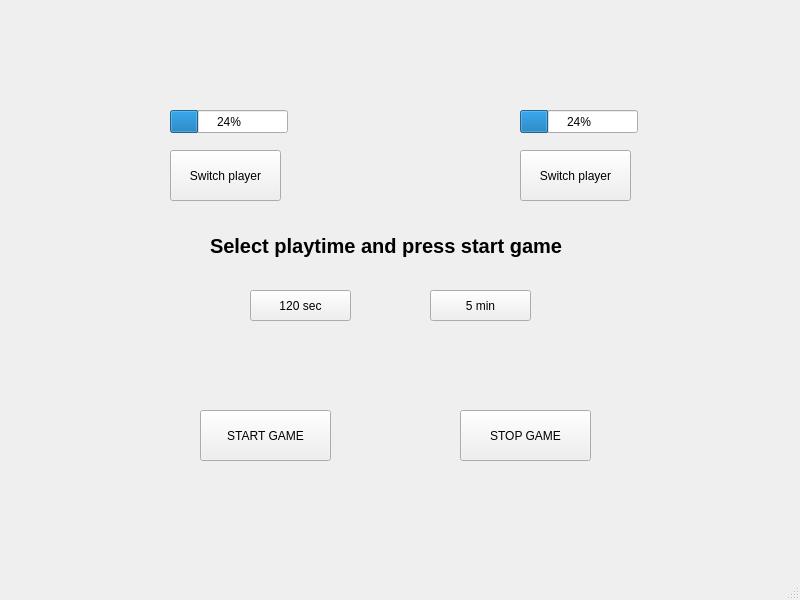
<?xml version="1.0" encoding="UTF-8"?>
<ui version="4.0">
 <class>MainWindow</class>
 <widget class="QMainWindow" name="MainWindow">
  <property name="geometry">
   <rect>
    <x>0</x>
    <y>0</y>
    <width>800</width>
    <height>600</height>
   </rect>
  </property>
  <property name="windowTitle">
   <string>MainWindow</string>
  </property>
  <widget class="QWidget" name="centralwidget">
   <widget class="QPushButton" name="Start">
    <property name="geometry">
     <rect>
      <x>200</x>
      <y>410</y>
      <width>131</width>
      <height>51</height>
     </rect>
    </property>
    <property name="text">
     <string>START GAME</string>
    </property>
   </widget>
   <widget class="QPushButton" name="SwitchOne">
    <property name="geometry">
     <rect>
      <x>170</x>
      <y>150</y>
      <width>111</width>
      <height>51</height>
     </rect>
    </property>
    <property name="text">
     <string>Switch player</string>
    </property>
   </widget>
   <widget class="QPushButton" name="Stop">
    <property name="geometry">
     <rect>
      <x>460</x>
      <y>410</y>
      <width>131</width>
      <height>51</height>
     </rect>
    </property>
    <property name="text">
     <string>STOP GAME</string>
    </property>
   </widget>
   <widget class="QPushButton" name="SwitchTwo">
    <property name="geometry">
     <rect>
      <x>520</x>
      <y>150</y>
      <width>111</width>
      <height>51</height>
     </rect>
    </property>
    <property name="text">
     <string>Switch player</string>
    </property>
   </widget>
   <widget class="QPushButton" name="TwoMin">
    <property name="geometry">
     <rect>
      <x>250</x>
      <y>290</y>
      <width>101</width>
      <height>31</height>
     </rect>
    </property>
    <property name="text">
     <string>120 sec</string>
    </property>
   </widget>
   <widget class="QPushButton" name="FiveMin">
    <property name="geometry">
     <rect>
      <x>430</x>
      <y>290</y>
      <width>101</width>
      <height>31</height>
     </rect>
    </property>
    <property name="text">
     <string>5 min</string>
    </property>
   </widget>
   <widget class="QProgressBar" name="progressBarLeft">
    <property name="geometry">
     <rect>
      <x>170</x>
      <y>110</y>
      <width>118</width>
      <height>23</height>
     </rect>
    </property>
    <property name="value">
     <number>24</number>
    </property>
   </widget>
   <widget class="QProgressBar" name="progressBarRight">
    <property name="geometry">
     <rect>
      <x>520</x>
      <y>110</y>
      <width>118</width>
      <height>23</height>
     </rect>
    </property>
    <property name="value">
     <number>24</number>
    </property>
   </widget>
   <widget class="QLabel" name="textbox">
    <property name="geometry">
     <rect>
      <x>210</x>
      <y>230</y>
      <width>381</width>
      <height>31</height>
     </rect>
    </property>
    <property name="font">
     <font>
      <pointsize>15</pointsize>
      <bold>true</bold>
     </font>
    </property>
    <property name="text">
     <string>Select playtime and press start game</string>
    </property>
   </widget>
  </widget>
  <widget class="QMenuBar" name="menubar">
   <property name="geometry">
    <rect>
     <x>0</x>
     <y>0</y>
     <width>800</width>
     <height>22</height>
    </rect>
   </property>
  </widget>
  <widget class="QStatusBar" name="statusbar"/>
 </widget>
 <resources/>
 <connections/>
</ui>
